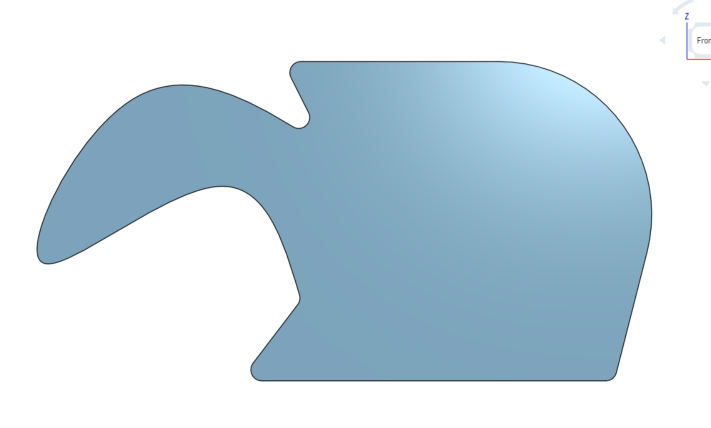
#> input picture images/demoPart.png, 1421 x 856 px (shown at 1/2 size)
$ python testContour.py
#> lines starting #> are read from the running program, lines starting #| are printed output that depends on the picture
### paths.py
import numpy as np
from matplotlib import pyplot as plt
from PIL import Image

# Represents a general contour, generated from a screenshot
class Contour:

    def __init__(self, filename, width_in, height_in, position, reference=(0, 0), thetaStep=0.08727, step=20, istep=1, convNum=20):

        #### Create default instance if any inputs are None ####
#> called with filename = 'images/demoPart.png', width_in = 354.1, height_in = 183.7, position = (0, 0), reference = (0, 0), thetaStep = 0.0873, step = 20, istep = 1
        if (filename is None):
            self.xVals = None
            self.yVals = None
            self.pos = None
            return

        #### Find the outer edge of the contour screenshot ####

        ## Setup ##

        # Load the image using PIL.Image
        curImage = Image.open(filename, 'r')
#> curImage is the input picture: PIL image 1421x856 RGBA; mean R, G, B, A 200.6, 217.9, 228.4, 255
        # Get the data into a list
        data = list(curImage.getdata())
#> data = 1216376 items
        # Get the width and height of the image
        width, height = curImage.size
#> width = 1421; height = 856
        print(f'image succesfully loaded! Size: {width} x {height}')
#| image succesfully loaded! Size: 1421 x 856
        # Define a lambda to convert an x, y coordinate (x is right, y is up) to the (r,g,b,o) values at that point
        getPixel = lambda x, y: data[(height-y-1)*width + x][:3]

        ## Find the starting point ##

        # Initialize variables
        centerX = None
        centerY = None
        broken = False

        # Search verticaly from the bottom to find the lowest y-value point and initialize the starting values to that point
        for y in range(height):
            for x in range(width):
                # If the pixel isn't white, it is on the contour and is the starting location
                if sum(getPixel(x, y)) < 760:
                    centerX = x
                    centerY = y
                    broken = True
                    break
            if broken == True:
                break

        ## Trace out the outside edge of the part and store the values ##

        # Initialize x and y arrays and theta value
        theta = np.pi * 1.5
        x = []
        y = []
        # Make sure dist is larger than step
        dist = istep + 1

        ## The following loop traces the outer edge of the contour by rotating a segment of length step
        ## and checking when it contacts the part. It's basically rolling a ball around the part to
        ## track the contours and store them in x and y

        # Loop until dist is less than 0.75*step (the start point has connected back to the end point):
        print('beginning path generation...')
        while dist > (istep*0.75):
            # Add the current location to the arrays
            x.append(centerX)
            y.append(centerY)
            # Calculate the point to check based on theta, step, and the current location
            curX = round(np.cos(theta)*istep + centerX)
            curY = round(np.sin(theta)*istep + centerY)
            # While the current point to check isn't on the part's edge:
            while(sum(getPixel(curX, curY)) > 760):
                # Increment theta (counterclockwise)
                theta += thetaStep
                curX = round(np.cos(theta)*istep + centerX)
                curY = round(np.sin(theta)*istep + centerY)
            # Once the next point has been found, calculate the distance to see if the end has been reached
            dist = ((curX - x[0])**2 + (curY - y[0])**2)**0.5
            # Update the current center
            centerX = curX * 1.0
            centerY = curY * 1.0

            # Update theta
            theta += np.pi + np.pi/2

        # Apply a convolution
        newX = []
        newY = []
        curIdx = 0
        idxStep = int(step / istep)
        while(curIdx < len(x)):
            avgX = 0
            avgY = 0
            for i in range(convNum):
                idx = (curIdx + i) % len(x)
                avgX += x[idx]
                avgY += y[idx]
            avgX /= len(x)
            avgY /= len(y)
            newX.append(avgX)
            newY.append(avgY)
            curIdx += idxStep

        newX.append(newX[0])
        newY.append(newY[0])

        # Initialize the members self.xVals and self.yVals
        self.xVals = np.array(newX)
        self.yVals = np.array(newY)
        print('part contour identified! Scaling contour values...')

        #### Modify the values to match the expected center and scale ####

        ## Scale ##

        # If the height or the width is None, calculated it appropriately for scale = 1:1
        w = 0
        h = 0
        if width_in is None:
            w = height_in * width / height
            h = height_in
        elif height_in is None:
            h = width_in * height / width
            w = width_in
        else:
            w = width_in
            h = height_in
        # Get bounding values:
        xMax = np.max(self.xVals)
        xMin = np.min(self.xVals)
        yMax = np.max(self.yVals)
        yMin = np.min(self.yVals)
        # Translate coordinates so that (0, 0) is the bottom-left corner of the bounding box
        self.xVals -= xMin
        self.yVals -= yMin
        # Calculate scale coefficients
        xScale = w / (xMax - xMin)
        yScale = h / (yMax - yMin)
        # Scale values
        self.xVals *= xScale
        self.yVals *= yScale

        ## Translate ##

        # Set the position
        self.pos = position
        # Translate values
        self.xVals += position[0] - reference[0]
        self.yVals += position[1] - reference[1]
        print('Scaling complete! Contour generated. Bounding rectangle (left x, bottom y, width, height): ', end='')
        print(f'{(position[0] - reference[0], position[1] - reference[1], w, h)}')

    # Return a contour object that is a copy of self
    # [6 lines left out: function copy, not called in this run]

    # Scale in x and y
    def scale(self, kx, ky):
        self.xVals = (self.xVals - self.pos[0])*kx + self.pos[0]
        self.yVals = (self.yVals - self.pos[1])*ky + self.pos[1]

    # Set the center of the part (defined by reference)
    # [4 lines left out: function setCenter, not called in this run]

    # Set the reference for the part relative to the current reference
    def setRelativeReference(self, rx, ry):
        self.xVals += rx
        self.yVals += ry

    # Set the reference for the part from the bottom left corner
    # [12 lines left out: function setAbsoluteReference, not called in this run]

    # Set the width of the part to a specified amount
    def setWidth(self, w):
        curWidth = (np.max(self.xVals) - np.min(self.xVals))
        self.scale(w / curWidth, 1)

    # Set the height of the part to a specified amount
    def setHeight(self, h):
        curHeight = (np.max(self.yVals) - np.min(self.yVals))
        self.scale(1, h / curHeight)

    # Helper method for get_gcode
    def getOffsetPoint(self, idx, bitDiam, inFact):
        points = len(self.xVals)
        curX = self.xVals[idx]
        curY = self.yVals[idx]
        nextIdx = np.mod((idx+3), points)
        prevIdx = np.mod((idx-3), points)
        dx = self.xVals[nextIdx] - self.xVals[prevIdx]
        dy = self.yVals[nextIdx] - self.yVals[prevIdx]
        normFact = bitDiam / ((dx**2 + dy**2)**0.5)
        curX += dy * normFact * inFact
        curY += -dx * normFact * inFact
        return curX, curY

    # Returns a tuple: (list of strings representing the lines of gcode to follow the contour, tuple of (xVals, yVals) to plot motion)
    def get_gcode(self, partDepth, retractHeight, bitDiam, bitOut, feedRate, plungeRate, spindleSpeed, passes=1, direction=1, finalPassDepth=0, finalPassRate=None, extraDepth=0.05, spiral=False):

        depth_per_pass = (partDepth + extraDepth - finalPassDepth) / passes
        fpr = 0
        if(finalPassRate is None):
            fpr = feedRate + 0
        else:
            fpr = finalPassRate + 0
        points = len(self.xVals)
        inFact = 1 if bitOut else -1
        startX, startY = self.getOffsetPoint(0, bitDiam, inFact)
        lines = [f'M{3 if (direction==1) else 4} S{spindleSpeed}', f'G0 X{startX} Y{startY} Z{retractHeight}']
        curZ = None
        if spiral:
            curZ = (lambda p, i: partDepth - depth_per_pass*p - depth_per_pass*i/points)
        else:
            curZ = (lambda p, i: partDepth - depth_per_pass*(p+1))

        offsetX = []
        offsetY = []
        for i in range(points):
            curX, curY = self.getOffsetPoint(i, bitDiam, inFact)
            offsetX.append(curX)
            offsetY.append(curY)

        for passNum in range(passes):
            for i in range(points):
                curX, curY = offsetX[i], offsetY[i]
                curLine = f'G1 X{curX} Y{curY} Z{curZ(passNum, i)}'
                F = ''
                if(spiral):
                    if(passNum == 0):
                        if(i == 0):     F = f' F{plungeRate}'
                        elif(i == 1):   F = f' F{feedRate}'
                else:
                    if(i == 0):         F = f' F{plungeRate}'
                    elif(i == 1):       F = f' F{feedRate}'
                curLine += F
                lines.append(curLine)

        if spiral or (finalPassDepth > 0):
            lines.append(f'G1 X{startX} Y{startY} Z{-extraDepth} F{plungeRate}')
            for i in range(1, points):
                curX, curY = offsetX[i], offsetY[i]
                curLine = f'G1 X{curX} Y{curY}' + (f' F{fpr}' if (i==1) else '')
                lines.append(curLine)

        lines.append(f'G0 X{startX} Y{startY} Z{retractHeight}')

        return (lines, (offsetX, offsetY))

# An elliptical path. Inherits Contour.
class Ellipse(Contour):

    # [28 lines left out: function __init__, not called in this run]

    # Prevent the call of setRelativeReference
    def setRelativeReference(self, a, b):
        return

    # Prevent the call of setAbsoluteReference
    def setAbsoluteReference(self, a, b):
        return

# A circular path. Inherits Ellipse
class Circle(Ellipse):
    def __init__(self, pos, rad, thetaStep=0.08727):
        super().__init__(rad*2, rad*2, (pos[0]-rad, pos[1]-rad), thetaStep=thetaStep)

# A rectanglular path. Inherits Contour.
class Rectangle(Contour):

    # [21 lines left out: functions __init__, getOffsetPoint, not called in this run]


class HolePath:

    # [13 lines left out: functions __init__, get_gcode, not called in this run]

### testContour.py
from paths import *
from matplotlib import pyplot as plt


pos = (0, 0)
w = 13.939 * 25.4
h = 7.234 * 25.4
a = Contour('images/demoPart.png', w, h, pos)
#a = Ellipse(w, h, pos)
#a = Rectangle(w, h, pos)

plt.plot(a.xVals, a.yVals)
plt.plot([pos[0], pos[0] + w, pos[0] + w, pos[0], pos[0]], [pos[1], pos[1], pos[1] + h, pos[1] + h, pos[1]])
plt.gca().axis('equal')
plt.show()
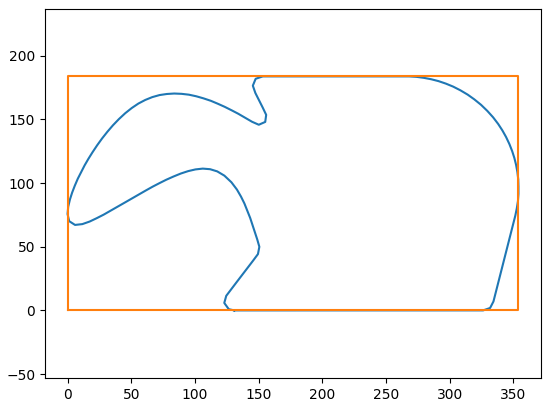
#> figure drawn by matplotlib, 1 panel
l = a.get_gcode(partDepth=6.35, retractHeight=10, bitOut=True, bitDiam=6, feedRate=100, plungeRate=20, spindleSpeed=5000, spiral=True)

with open('ncFiles/demoPart.nc', 'w') as f:
    lines = []
    lines.append('G17 G21 G90 G94\n')
    for i in l:
#> (the run stopped early here; a loop or call above may not have finished)
